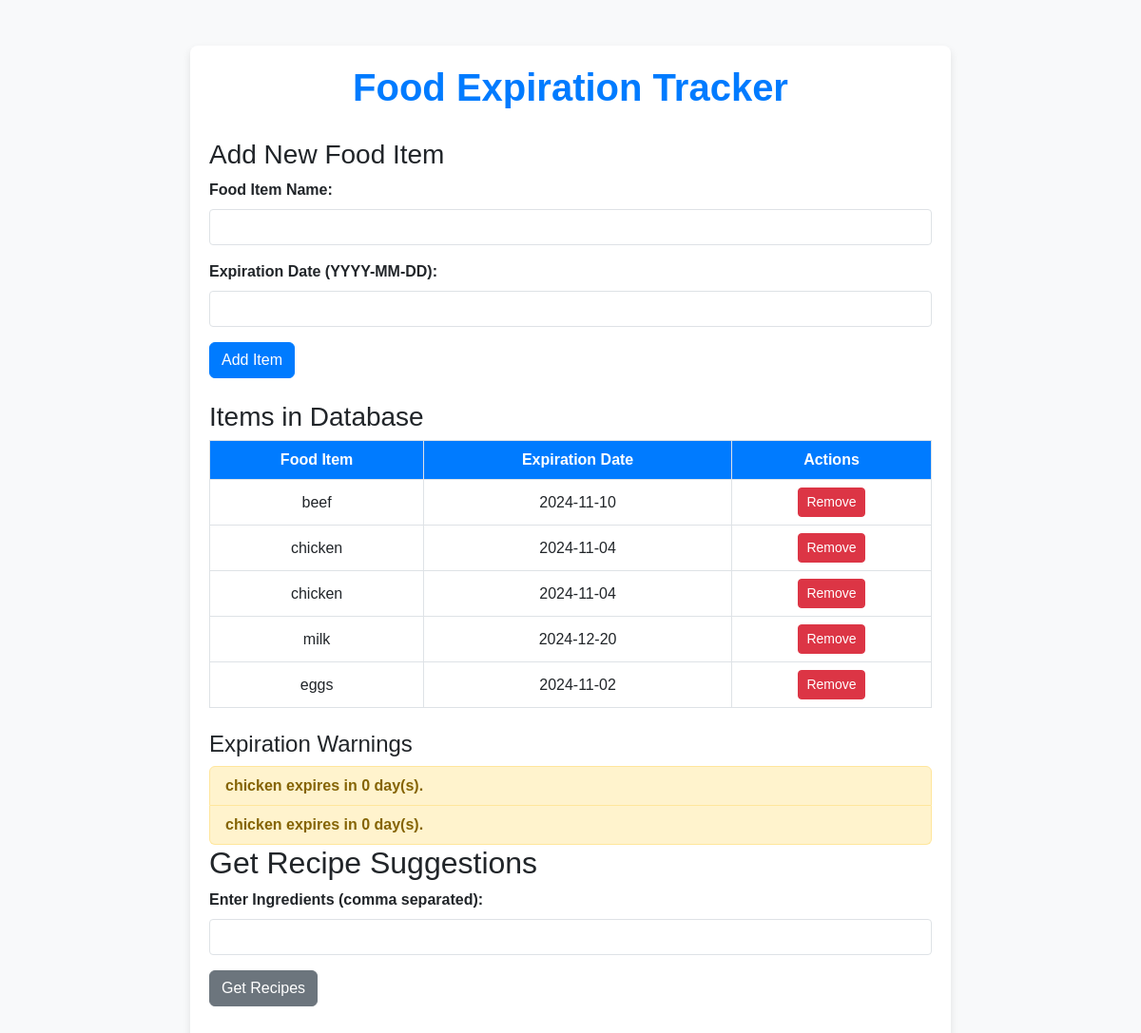
Before: / with the older database file.
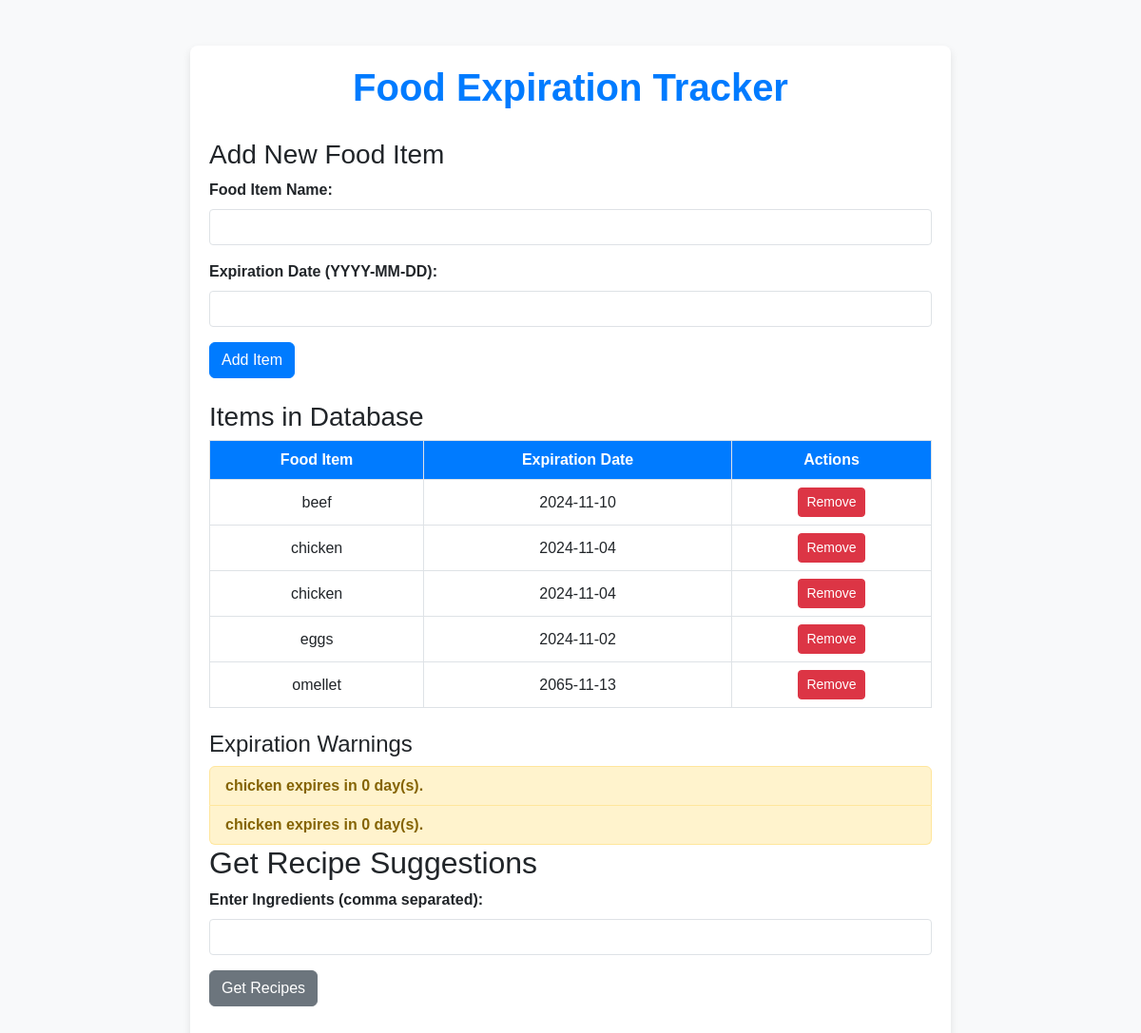
After: the same page with the newer database file.
### tables this page shows
CREATE TABLE food_items (
                        id INTEGER PRIMARY KEY AUTOINCREMENT,
                        name TEXT NOT NULL,
                        expiration_date TEXT NOT NULL);

### app.py (the view)
@app.route('/')
def index():
    conn = sqlite3.connect(DB_PATH)
    cursor = conn.cursor()
    cursor.execute("SELECT id, name, expiration_date FROM food_items")
    items = cursor.fetchall()
    conn.close()
    notifications = []
    today = datetime.today()
    for item_id, name, exp_date in items:
        days_left = (datetime.strptime(exp_date, "%Y-%m-%d") - today).days
        if 0 <= days_left <= 3:
            notifications.append(f"{name} expires in {days_left} day(s).")
    return render_template('index.html', items=items, notifications=notifications)

### templates/index.html (shortened to what this page needs)
<!DOCTYPE html>
<html lang="en">
<head>
    <link href="https://cdn.jsdelivr.net/npm/bootstrap@5.3.0-alpha1/dist/css/bootstrap.min.css" rel="stylesheet">
    <link href="{{ url_for('static', filename='style.css') }}" rel="stylesheet">
</head>
<body>
    <div class="container mt-5">
        <h1>Food Expiration Tracker</h1>
        <h3>Add New Food Item</h3>
        <form action="{{ url_for('add_item') }}" method="POST" class="mb-4">
            <div class="mb-3">
                <label for="name" class="form-label">Food Item Name:</label>
                <input type="text" name="name" id="name" class="form-control" required>
            </div>
            <div class="mb-3">
                <label for="expiration_date" class="form-label">Expiration Date (YYYY-MM-DD):</label>
                <input type="text" name="expiration_date" id="expiration_date" class="form-control" required>
            </div>
            <button type="submit" class="btn btn-primary">Add Item</button>
        </form>
        <h3>Items in Database</h3>
        <table class="table table-bordered">
            <thead>
                <tr>
                    <th>Food Item</th>
                    <th>Expiration Date</th>
                    <th>Actions</th>
                </tr>
            </thead>
            <tbody>
                {% for id, name, date in items %}
                    <tr>
                        <td>{{ name }}</td>
                        <td>{{ date }}</td>
                        <td>
                            <a href="{{ url_for('delete_item', item_id=id) }}" class="btn btn-danger btn-sm">Remove</a>
                        </td>
                    </tr>
                {% endfor %}
            </tbody>
        </table>
        {% if notifications %}
            <h4 class="mt-4">Expiration Warnings</h4>
            <ul class="list-group">
                {% for notification in notifications %}
                    <li class="list-group-item list-group-item-warning">{{ notification }}</li>
                {% endfor %}
            </ul>
        {% endif %}
        <h2>Get Recipe Suggestions</h2>
        <form id="ingredients-form" class="mb-4">
            <div class="mb-3">
                <label for="ingredients" class="form-label">Enter Ingredients (comma separated):</label>
                <input type="text" id="ingredients" class="form-control" required>
            </div>
            <button type="submit" class="btn btn-secondary">Get Recipes</button>
        </form>
    </div>
</body>
</html>

### static/style.css (style rules this page uses)
body { background-color: #f8f9fa; font-family: Arial, sans-serif; }
.container { max-width: 800px; margin-top: 40px; padding: 20px; background: #ffffff; box-shadow: 0 4px 8px rgba(0, 0, 0, 0.1); border-radius: 8px; }
h1 { color: #007bff; text-align: center; font-weight: bold; margin-bottom: 30px; }
.table { background: #ffffff; border-radius: 5px; }
.table th { background-color: #007bff; color: white; }
.table td, .table th { text-align: center; vertical-align: middle; }
.btn-primary { background-color: #007bff; border-color: #007bff; }
.btn-danger { background-color: #dc3545; border-color: #dc3545; }
.form-label { font-weight: bold; }
input[type="text"] { border-radius: 4px; }
.list-group-item-warning { background-color: #fff3cd; color: #856404; font-weight: bold; }

Changed rows visible on the page:
removed food_items: name "milk", expiration_date "2024-12-20"
added food_items: name "omellet", expiration_date "2065-11-13"
